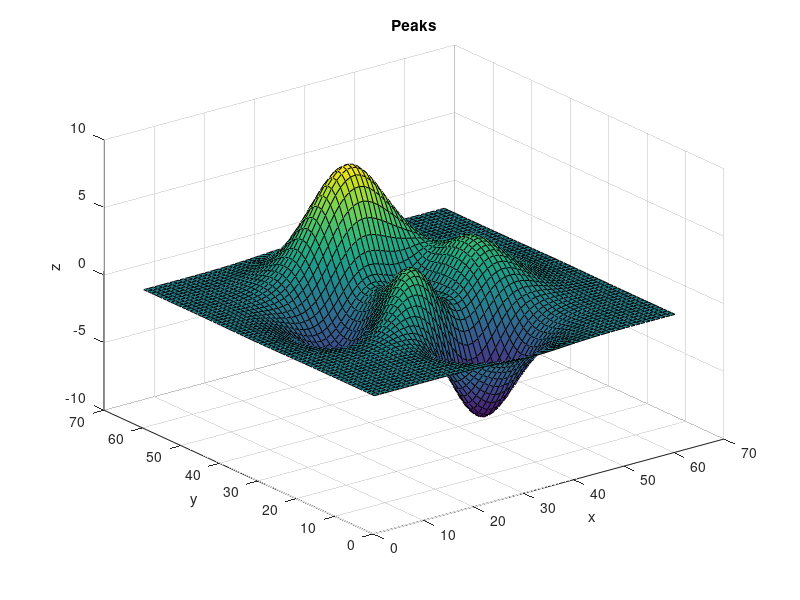

Reproduce this figure in MATLAB.
[x,y] = meshgrid(-3:.1:3,-3:.1:3);

z = 3*(1-x).^2.*exp(-(x.^2) - (y+1).^2) ...
- 10*(x/5 - x.^3 - y.^5).*exp(-x.^2-y.^2) ...
- 1/3*exp(-(x+1).^2 - y.^2);

surf(z)
xlabel('x')
ylabel('y')
zlabel('z')
title('Peaks')